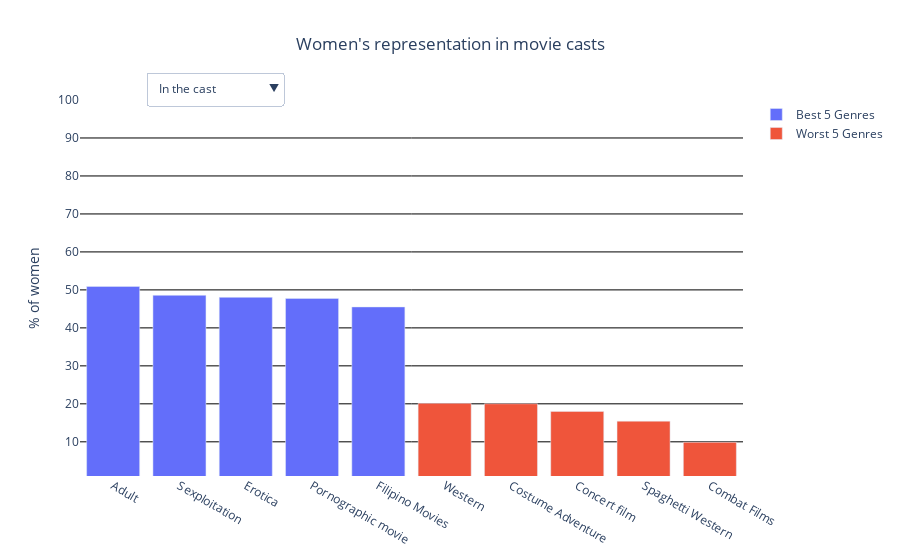

Notebook code cell kept with this figure:
### Markdown cell above
## SECOND PLOT TO SHOW

### Code cell
fig = go.Figure(data=[go.Bar(
    name='Best 5 Genres',
    x=best_5_genre_cast['genre'],
    y=best_5_genre_cast['F_ratio']
),
    go.Bar(
    name='Worst 5 Genres',
    x=worst_5_genre_cast['genre'],
    y=worst_5_genre_cast['F_ratio']
),
    go.Bar(
    name='Best 5 Genres',
    x=best_5_genre_summaries['genre'],
    y=best_5_genre_summaries['F_ratio'],
    visible=False
),
    go.Bar(
    name='Worst 5 Genres',
    x=worst_5_genre_summaries['genre'],
    y=worst_5_genre_summaries['F_ratio'],
    visible=False
)
])

fig.update_yaxes(title_text="% of women", range=[1, 100])


# Add dropdown
fig.update_layout(
    title="Women's representation in movie casts",
    title_x = 0.5,
    updatemenus=[
        dict(
            active=0,
            buttons=list([
                dict(
                    label="In the cast",
                    method="update",
                    args=[{"visible": [True, True, False, False]},
                          {"title": "Women's representation in movie casts"}]),
                dict(
                    label="In the summaries",
                    method="update",
                    args=[{"visible": [False, False, True, True]},
                          {"title": "Women's representation in movie summaries",}])
            ]),
            direction="down",
            pad={"r": 10, "t": 10},
            showactive=True,
            x=0.1,
            xanchor="left",
            y=1.1,
            yanchor="top"
        ),
    ],
    paper_bgcolor='rgba(0,0,0,0)',
    plot_bgcolor='rgba(0,0,0,0)',
)

fig.update_yaxes(gridcolor='black')


fig.show()

### Figure 1 — Plotly figure (JSON) as saved in the notebook; plotly's stock layout.template omitted (floating-point values rounded to 4 significant figures)
{"data": [{"name": "Best 5 Genres", "type": "bar", "x": ["Adult", "Sexploitation", "Erotica", "Pornographic movie", "Filipino Movies"], "y": [50.91, 48.57, 48.04, 47.76, 45.52]}, {"name": "Worst 5 Genres", "type": "bar", "x": ["Western", "Costume Adventure", "Concert film", "Spaghetti Western", "Combat Films"], "y": [20.13, 20.02, 18.01, 15.45, 9.884]}, {"name": "Best 5 Genres", "type": "bar", "visible": false, "x": ["Social issues", "Pornographic movie", "Sexploitation", "Filipino Movies", "Culture & Society"], "y": [83.33, 74.07, 68.09, 67.72, 64.29]}, {"name": "Worst 5 Genres", "type": "bar", "visible": false, "x": ["Prison", "Historical Epic", "Short Film", "Historical drama", "Propaganda film"], "y": [13.75, 13.21, 13.02, 12.33, 10.95]}], "layout": {"autosize": true, "paper_bgcolor": "rgba(0, 0, 0, 0)", "plot_bgcolor": "rgba(0, 0, 0, 0)", "title": {"text": "Women's representation in movie casts", "x": 0.5}, "updatemenus": [{"active": 0, "buttons": [{"args": [{"visible": [true, true, false, false]}, {"title": "Women's representation in movie casts"}], "label": "In the cast", "method": "update"}, {"args": [{"visible": [false, false, true, true]}, {"title": "Women's representation in movie summaries"}], "label": "In the summaries", "method": "update"}], "direction": "down", "pad": {"r": 10, "t": 10}, "showactive": true, "x": 0.1, "xanchor": "left", "y": 1.1, "yanchor": "top"}], "xaxis": {"autorange": true, "range": [-0.5, 9.5], "type": "category"}, "yaxis": {"gridcolor": "black", "range": [1, 100], "title": {"text": "% of women"}, "type": "linear"}}}
